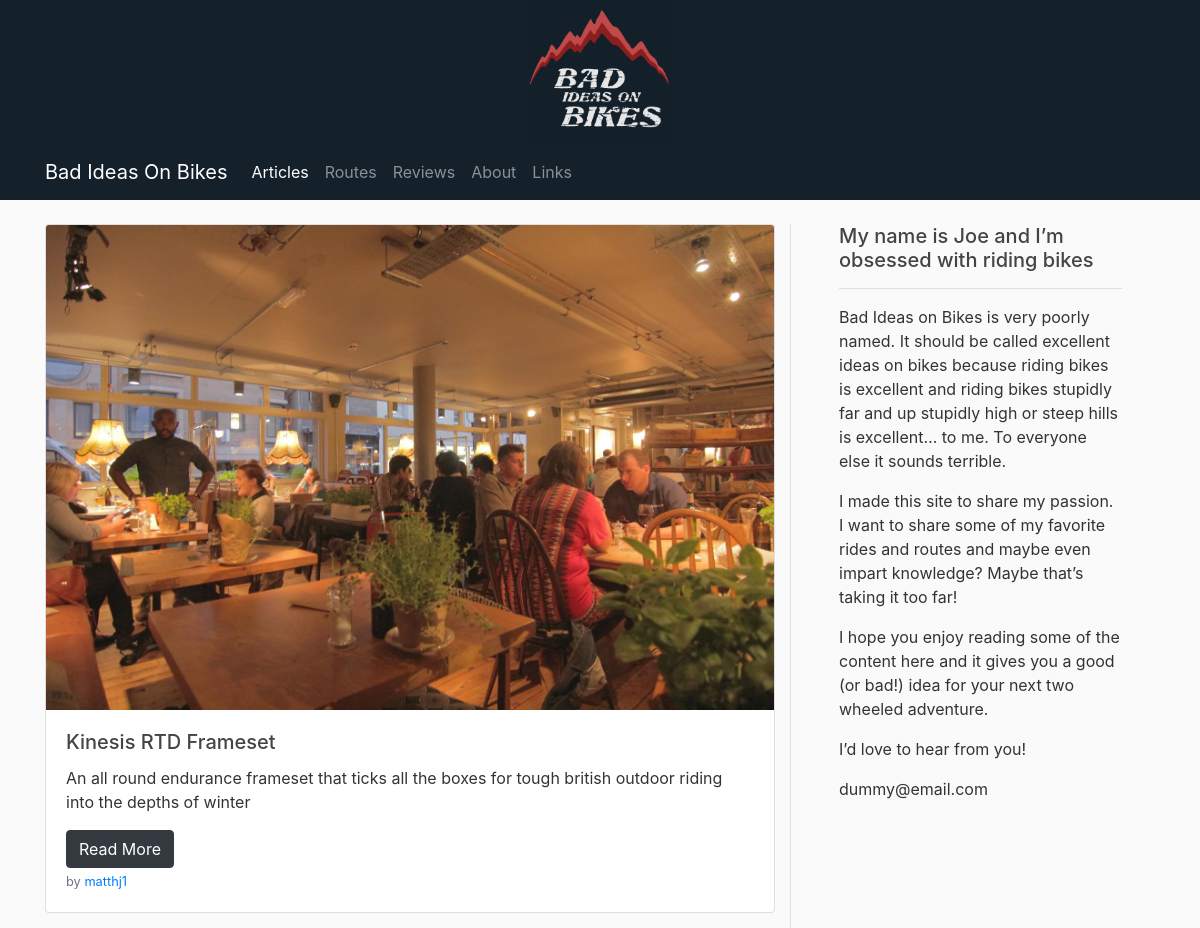
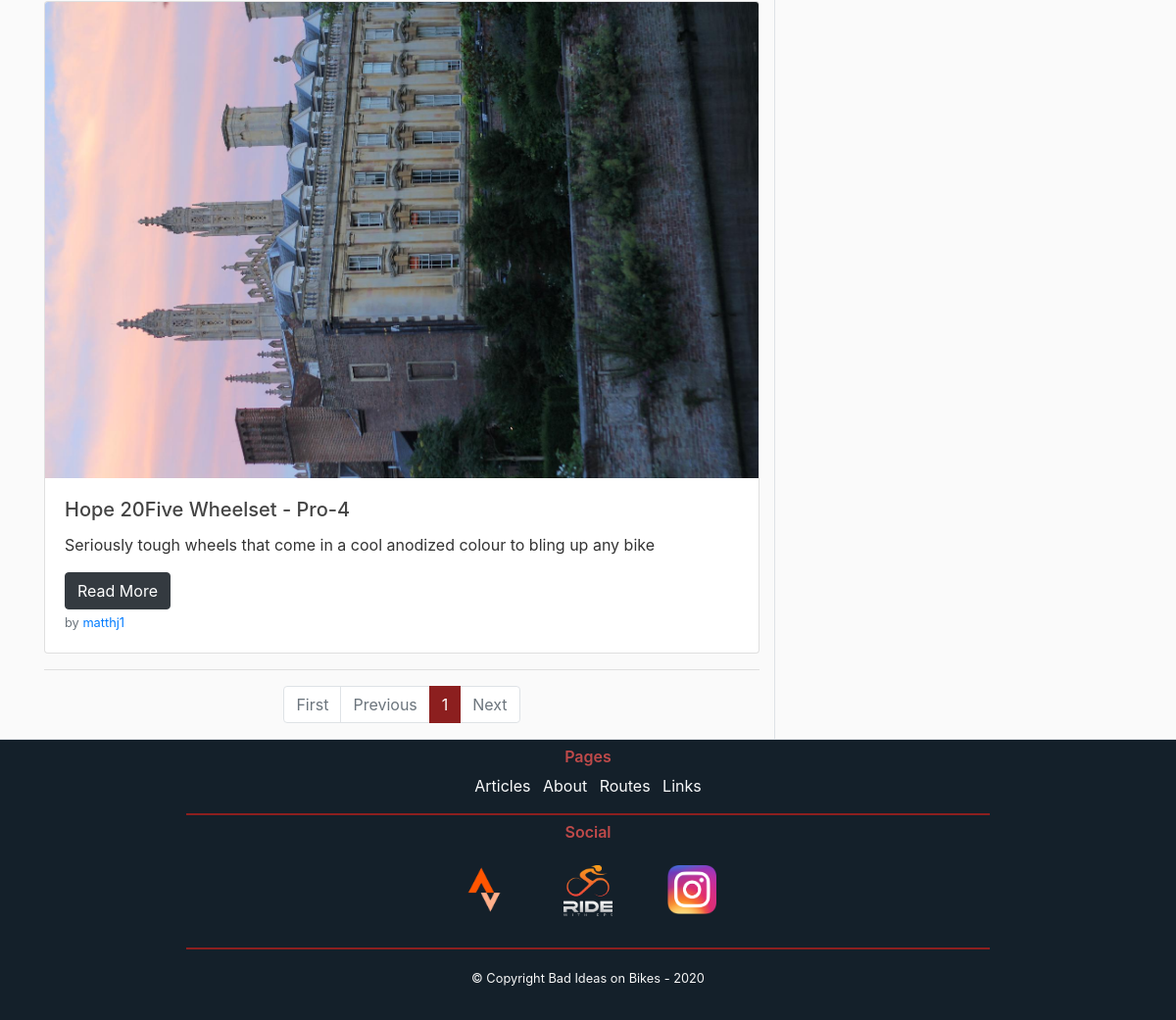
The page /home on the database its author committed (2 pictures, top to bottom).
### flaskbiob/models.py (models this page shows, shortened)
class Posts(db.Model):
    id = db.Column(db.Integer, primary_key=True)
    post_type = db.Column(db.String(7), nullable=False)
    title = db.Column(db.String(100), nullable=False)
    date = db.Column(db.DateTime, nullable=False, default=datetime.utcnow)
    leader = db.Column(db.Text, nullable=False)
    content = db.Column(db.Text, nullable=False)
    post_image = db.Column(db.String(100), nullable=False, default="default_post.jpg")
    user = db.Column(db.Integer, db.ForeignKey("users.id"), nullable=False)
    routes = db.relationship("Routes", backref="post_route", lazy="joined", uselist=False)
    reviews = db.relationship("Reviews", backref="post_review", lazy="joined", uselist=False)

class Users(db.Model, UserMixin):
    id = db.Column(db.Integer, primary_key=True)
    username = db.Column(db.String(20), unique=True, nullable=False)
    email = db.Column(db.String(100), unique=True, nullable=False)
    image_file = db.Column(db.String(20), nullable=False, default="default.png")
    password = db.Column(db.String(60), nullable=False)
    posts = db.relationship("Posts", backref="author", lazy=True)
    routes = db.relationship("Routes", backref="author", lazy=True)
    reviews = db.relationship("Reviews", backref="author", lazy=True)

### flaskbiob/main/routes.py (the view)
@main.route("/")
@main.route("/home")
def homePage():
    page = request.args.get("page", 1, type=int)
    posts = Posts.query.order_by(Posts.date.desc()).paginate(page=page, per_page=5)
    return render_template("Home.html", posts=posts)

### flaskbiob/templates/Home.html
{% extends "BASE.html" %}
    {% block content %}
    <div class="row">
        <div class="col-lg-8" id="main">
            {% for post in posts.items %}
            <div class="card mb-3">
              <img src="{{ url_for('static', filename='post_pics/' + post.post_image) }}" class="card-img-top" alt="...">
              <div class="card-body">
                <h5 class="card-title">{{ post.title }}</h5>
                <p class="card-text">{{ post.leader }}</p>
                  <a href="{{ url_for('posts.postPage', post_id = post.id) }}" class="btn btn-dark">Read More</a>
                  <p class="card-text"><small class="text-muted">by <a href="{{ url_for('users.userpostPage', username=post.author.username) }}">{{ post.author.username }}</a></small></p>
              </div>
            </div>
            {% endfor %}
            <hr>
            <div class="d-flex justify-content-center">
                <nav aria-label="Page navigation example">
                    <ul class="pagination">
                        <li class="page-item {% if not posts.has_prev %}disabled{% endif %}"><a class="page-link" href="{{ url_for('main.homePage', page=1) }}">First</a></li>
                        <li class="page-item {% if not posts.has_prev %}disabled{% endif %}"><a class="page-link" href="{{ url_for('main.homePage', page=posts.prev_num) }}">Previous</a></li>
                        {% for page_num in posts.iter_pages() %}
                            {% if page_num %}
                                <li class="page-item {% if posts.page == page_num %}active{% endif %}"><a class="page-link" href="{{ url_for('main.homePage', page=page_num) }}">{{ page_num }}</a></li>
                            {% endif %}
                        {% endfor %}
                        <li class="page-item {% if not posts.has_next %}disabled{% endif %}"><a class="page-link" href="{{ url_for('main.homePage', page=posts.next_num) }}">Next</a></li>
                    </ul>
                </nav>
            </div>
        </div>
        <div class="col-4 order-2 px-5 border-left d-none d-lg-block pb-3" id="sticky-sidebar">
            <div class="sticky-top sticky-offset">
                <h5>My name is Joe and I’m obsessed with riding bikes</h5>
                <hr>
                <p>Bad Ideas on Bikes is very poorly named. It should be called excellent ideas on bikes because riding bikes is excellent and riding bikes stupidly far and up stupidly high or steep hills is excellent… to me. To everyone else it sounds terrible.</p>
                <p>I made this site to share my passion. I want to share some of my favorite rides and routes and maybe even impart knowledge? Maybe that’s taking it too far!</p>
                <p>I hope you enjoy reading some of the content here and it gives you a good (or bad!) idea for your next two wheeled adventure.</p>
                <p>I’d love to hear from you!</p>
                <p>dummy@email.com</p>
            </div>
        </div>
    </div>
    {% endblock content %}

### flaskbiob/static/main.css (style rules this page uses)
body { background: #fafafa; color: #333333; }
h1, h2, h3, h4, h5, h6 { color: #444444; }
.pagination > li > a { background-color: white; color: #444444; }
.pagination > .active > a { color: white; background-color: #8c1f1f !Important; border: solid 1px #8c1f1f !Important; }
.sticky-offset { top: 70px; z-index: -1; }

### rows shown on the page
Posts: post_image (picture), title "Kinesis RTD Frameset", leader "An all round endurance frameset that ticks all the boxes for tough british outdoor riding into the depths of winter", author.username "matthj1"
Posts: post_image (picture), title "Hope 20Five Wheelset - Pro-4", leader "Seriously tough wheels that come in a cool anodized colour to bling up any bike", author.username "matthj1"

### other values the page prints
{{ page_num }} "1"
